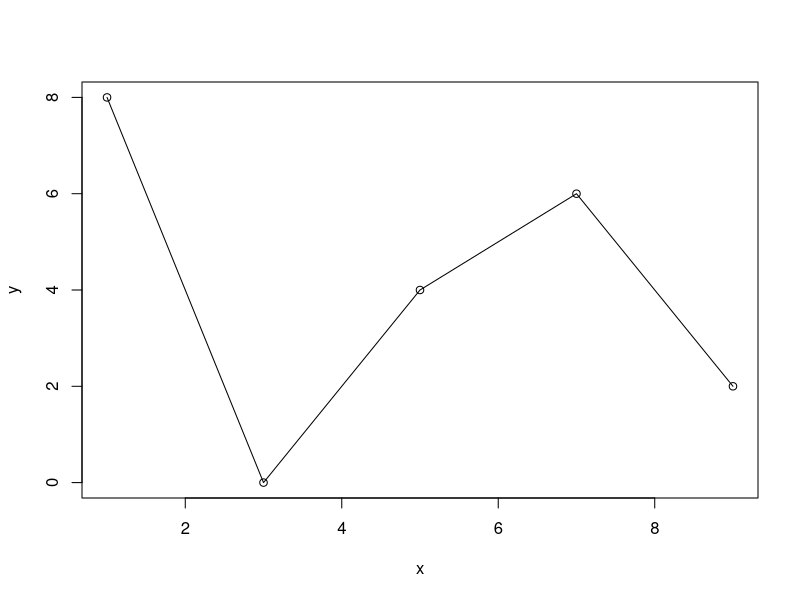
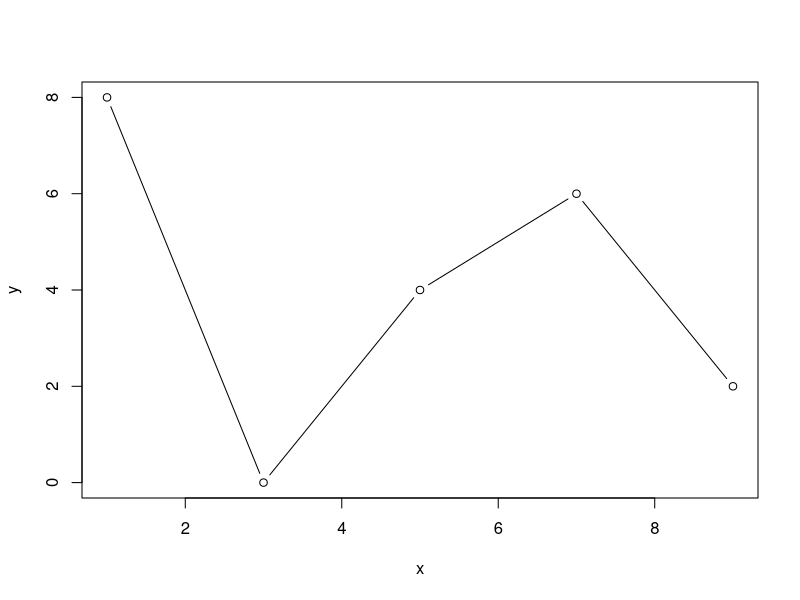
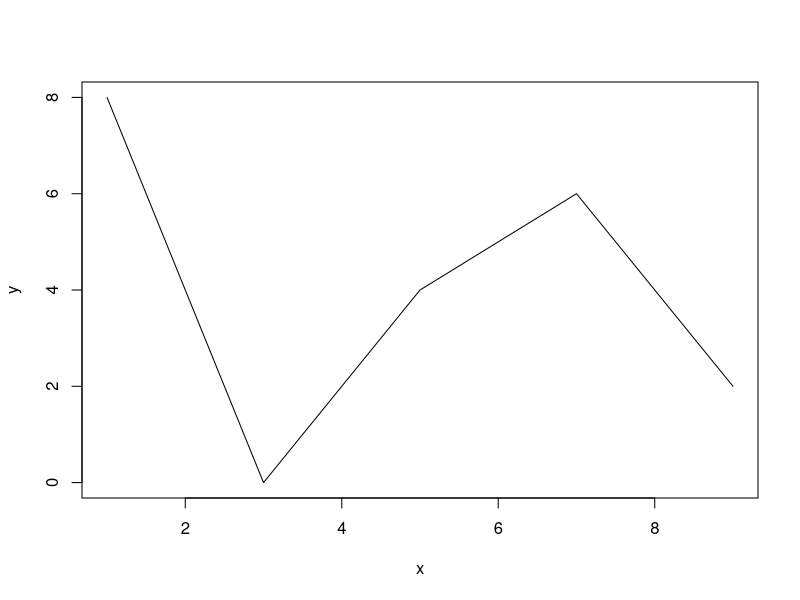
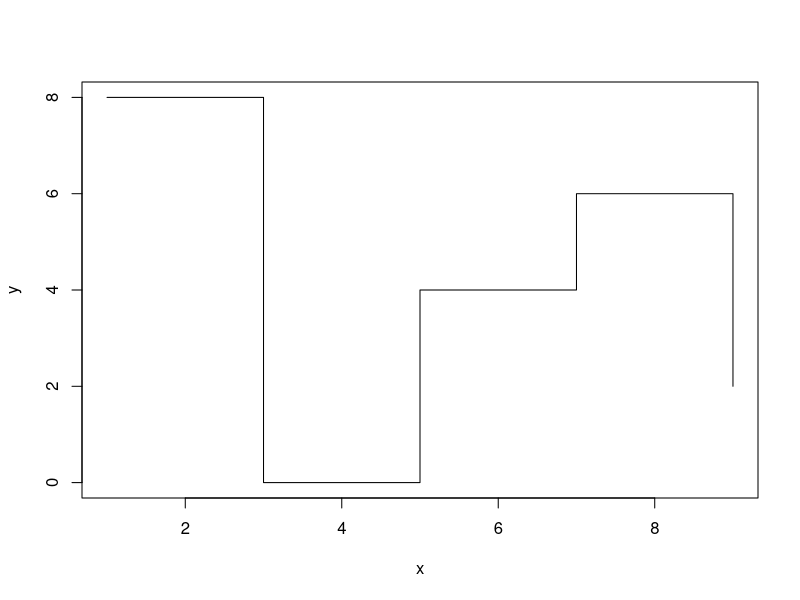
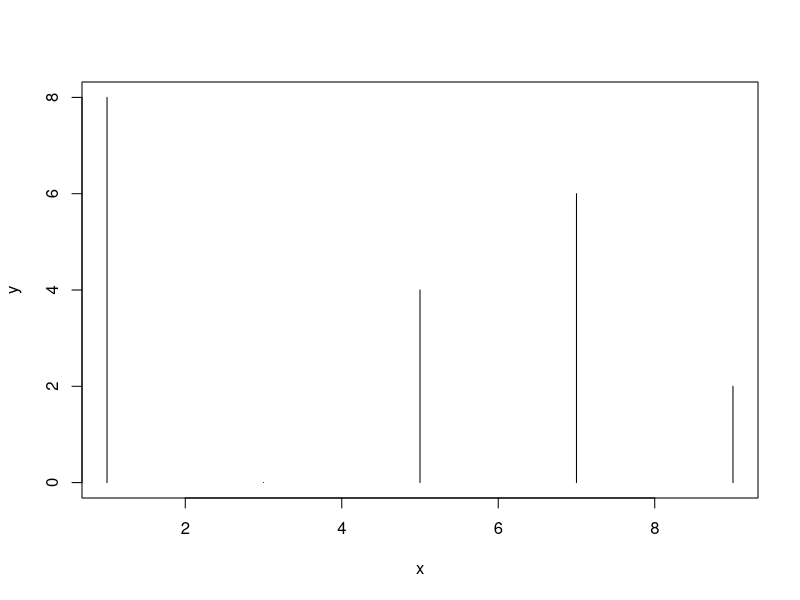

Reproduce these figures in R, in order.
# first plot
x <- c( 1, 3, 5, 7, 9 )
y <- c( 8, 0, 4, 6, 2 )
plot( x, y, type="o" )

plot(x, y, type = "b") # both in lines and points

plot(x, y, type = "l") # plot with lines

plot(x, y, type = "s") # plot with step like

plot(x, y, type = "h") # plot with histogram
